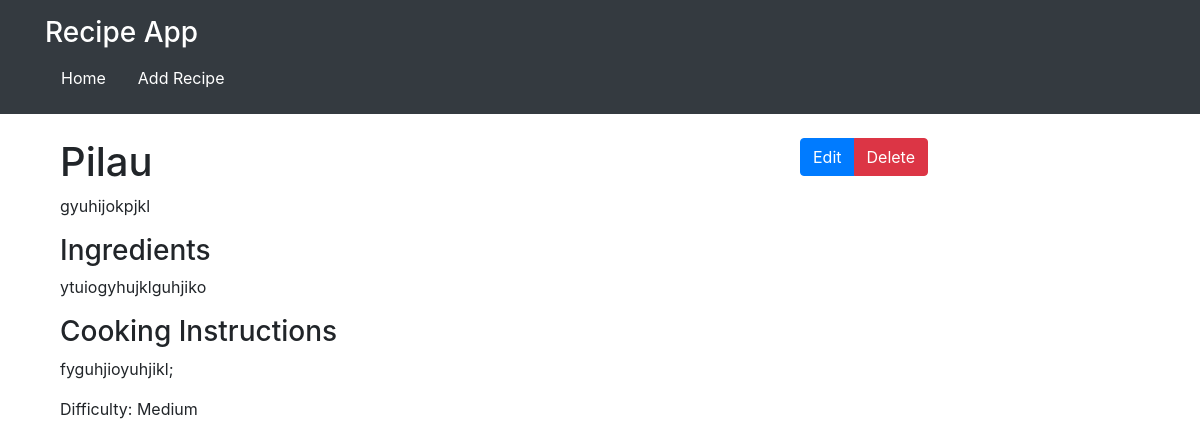
The page /recipe/5/ on the database its author committed.
### recipes/models.py (models this page shows, shortened)
class Recipe(models.Model):
    DIFFICULTY_CHOICES = [
        ('easy', 'Easy'),
        ('medium', 'Medium'),
        ('hard', 'Hard'),
    ]
    title = models.CharField(max_length=200)
    description = models.TextField()
    ingredients = models.TextField()
    ingredients = models.TextField()
    cooking_instructions = models.TextField()
    difficulty = models.CharField(
        max_length=6,
        choices=DIFFICULTY_CHOICES,
        default=DIFFICULTY_CHOICES[1][0],
    )

### recipes/views.py (the view)
# urls.py: path('recipe/<int:pk>/', RecipeDetailView.as_view(), name='recipe_detail'),
class RecipeDetailView(DetailView):
    model = Recipe
    template_name ='recipes/recipe_detail.html'

### recipes/templates/recipes/recipe_detail.html
{% extends "base_generic.html" %}
{% block content %}
<div class="container">
    <div class="row">
        <div class="col-md-8">
            <h1>{{ recipe.title }}</h1>
            <p>{{ recipe.description }}</p>
            <h3>Ingredients</h3>
            <p>{{ recipe.ingredients }}</p>
            <h3>Cooking Instructions</h3>
            <p>{{ recipe.cooking_instructions }}</p>
            <p>Difficulty: {{ recipe.get_difficulty_display }}</p>
        </div>
        <div class="col-md-4">
            <div class="btn-group">
                <a href="{% url 'recipes:recipe_edit' recipe.id %}" class="btn btn-primary">Edit</a>
                <a href="{% url 'recipes:recipe_delete' recipe.id %}" class="btn btn-danger">Delete</a>
            </div>
        </div>
    </div>
</div>
{% endblock %}

### rows shown on the page
Recipe: title "Pilau", description "gyuhijokpjkl", ingredients "ytuiogyhujklguhjiko", cooking_instructions "fyguhjioyuhjikl;", difficulty "Medium"
